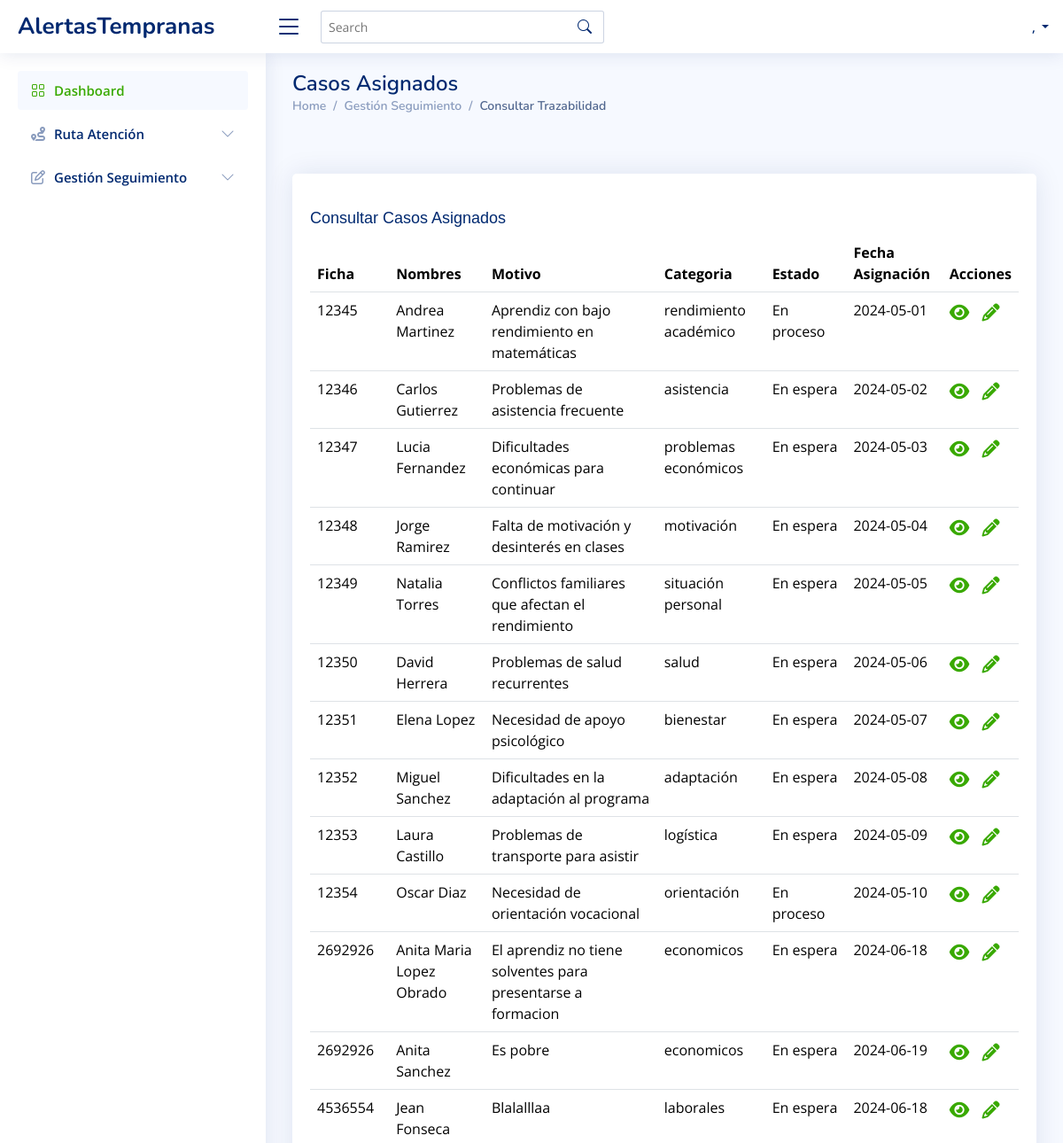
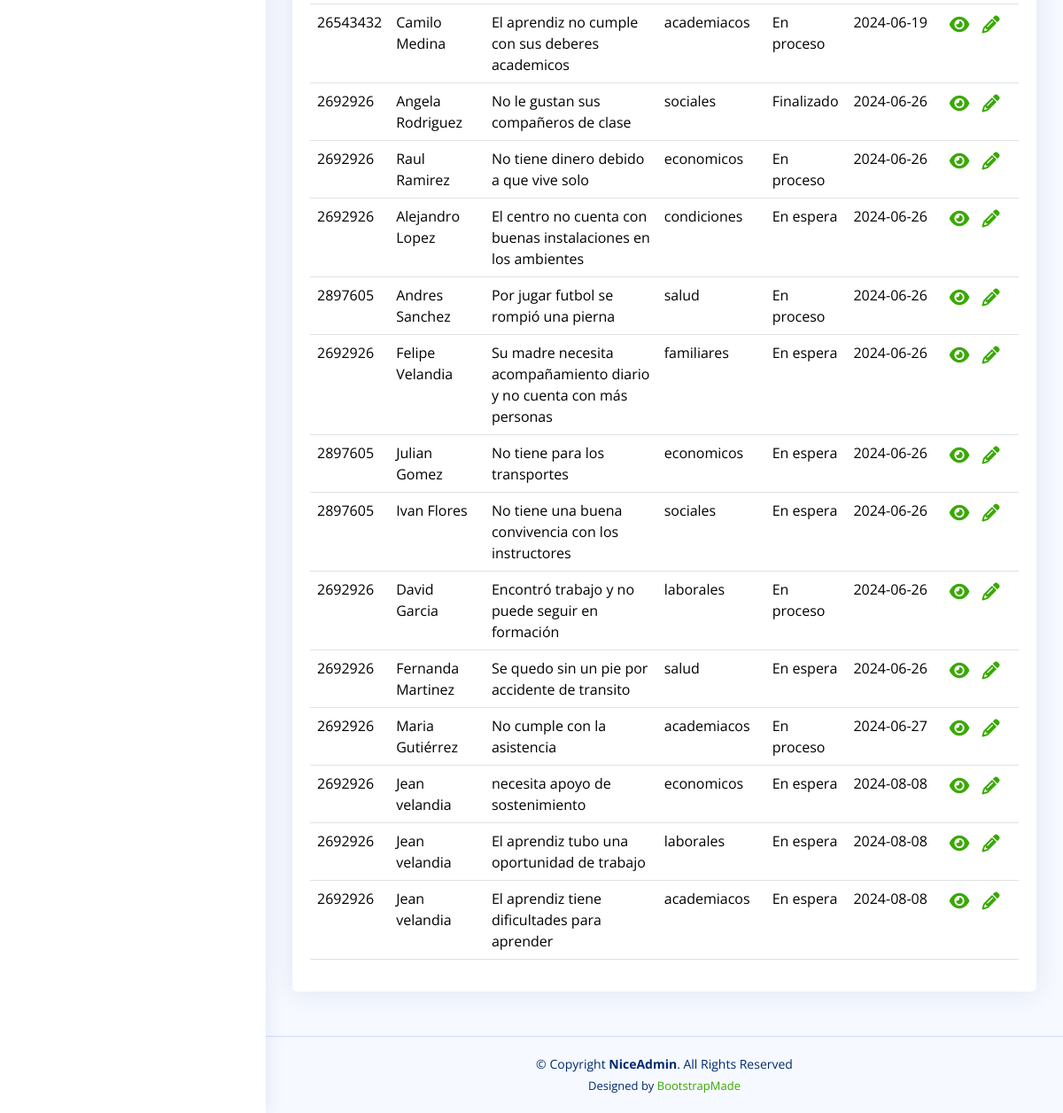
/Views/coordinador/consultarSeguimientoTotal.php, run on the app's committed database (2 pictures, top to bottom).
### tables this page shows
CREATE TABLE `casos` (
  `id` int(11) NOT NULL,
  `descripcion` text NOT NULL,
  `categoria` varchar(80) NOT NULL,
  `soporte` varchar(300) NOT NULL,
  `fecha` date NOT NULL,
  `estado` varchar(80) NOT NULL,
  `id_aprendiz` int(11) NOT NULL,
  `id_usuario` int(11) NOT NULL,
  `id_encargado` int(11) NOT NULL
);

CREATE TABLE `aprendiz` (
  `id` int(11) NOT NULL,
  `tipo_documento_aprendiz` varchar(20) NOT NULL,
  `documento` bigint(20) NOT NULL,
  `nombre` varchar(60) NOT NULL,
  `apellido` varchar(50) NOT NULL,
  `email` varchar(60) NOT NULL,
  `telefono` int(11) NOT NULL,
  `programa` varchar(50) NOT NULL,
  `ficha` varchar(30) NOT NULL,
  `id_usuario` int(11) NOT NULL
);

### Models/consultasCoordinador.php (called while the page is built, shortened)
<?php
class ConsultasCoordinador {
    public function consultarCasos(){
        $objConexion = new Conexion();
        $conexion = $objConexion->getConexion();
        $consultar= "SELECT c.id as identificador_caso, a.id as id_aprendiz, a.ficha, a.nombre, a.apellido, c.descripcion , c.categoria, c.fecha, c.estado FROM casos c JOIN aprendiz a ON c.id_aprendiz = a.id JOIN usuarios u ON c.id_encargado = u.id";
        $result= $conexion->prepare($consultar);
        $result->execute();
        $f= [];
        while($resultado = $result->fetch()){
            $f[] = $resultado;
        }
        return $f;
    }
}

### Controllers/coordinador/mostrar_info.php (the view, shortened to what this page needs)
<?php
require_once("../../Models/consultasCoordinador.php");
function cargarCasosTotales(){
  $objConsultas = new ConsultasCoordinador();
  $result = $objConsultas->consultarCasos();
  if (!isset($result)) {
      echo "<h2>No hay casos registrados</h2>";
  } else {
      foreach ($result as $f) {
          echo '
<tr>
                  <td>'.$f['ficha'].'</td>
                  <td>'.$f['nombre'].' '.$f['apellido'].'</td>
                  <td>'.$f['descripcion'].'</td>
                  <td>'.$f['categoria'].'</td>
                  <td>'.$f['estado'].'</td>
                  <td>'.$f['fecha'].'</td>
                  <td>
                  <a class="detalles1" href="../../Views/coordinador/mostrarCasoAsignado.php?id='. $f['identificador_caso'].'" ><i class="fa-solid fa-eye"></i></a>
                  <a class="detalles2" href="../../Views/coordinador/editarCaso.php?id='. $f['identificador_caso'].'"><i class="fa-solid fa-pencil"></i></a></td>
                </tr>
          ';
      }
  }
}
function cargarPerfilCordinador()
{
  $idUsuarios = $_SESSION["id"];
  $objConsultasAdmin = new ConsultasCoordinador();
  $f = $objConsultasAdmin->consultarUser($idUsuarios);
  echo '
        <li class="nav-item dropdown pe-3">
          <a class="nav-link nav-profile d-flex align-items-center pe-0" href="#" data-bs-toggle="dropdown">
            <span class="d-none d-md-block dropdown-toggle ps-2">' . $f["nombre"] .', '.$f["rol"].  '</span>
          </a>
          <ul class="dropdown-menu dropdown-menu-end dropdown-menu-arrow profile">
            <li class="dropdown-header">
              <h6>' . $f["nombre"] . '</h6>
              <span>' . $f["rol"] . '</span>
            </li>
            <li>
              <hr class="dropdown-divider">
            </li>
            <li>
              <a class="dropdown-item d-flex align-items-center" href="userProfileAdmin.php">
                <i class="bi bi-person"></i>
                <span>Mi perfil</span>
              </a>
            </li>
            <li>
              <hr class="dropdown-divider">
            </li>
            <li>
              <a class="dropdown-item d-flex align-items-center" href="users-profile.html">
                <i class="bi bi-gear"></i>
                <span>Configuración</span>
              </a>
            </li>
            <li>
              <hr class="dropdown-divider">
            </li>
            <li>
              <a class="dropdown-item d-flex align-items-center" href="pages-faq.html">
                <i class="bi bi-question-circle"></i>
                <span>¿Necesitas Ayuda?</span>
              </a>
            </li>
            <li>
              <hr class="dropdown-divider">
            </li>
            <li>
              <a class="dropdown-item d-flex align-items-center" href="../../Controllers/cerrarSesion.php">
                <i class="bi bi-box-arrow-right"></i>
                <span>Cerrar Sesión</span>
              </a>
            </li>
          </ul>
        </li>
    ';
}

### Views/coordinador/consultarSeguimientoTotal.php (shortened to what this page needs)
<?php
require_once("../../Controllers/coordinador/mostrar_info.php");
require_once("../../Models/consultasCoordinador.php");
?>
<!DOCTYPE html>
<html lang="en">
<head>
  <link rel="stylesheet" href="https://cdnjs.cloudflare.com/ajax/libs/font-awesome/6.5.1/css/all.min.css">
  <link href="assets/vendor/bootstrap/css/bootstrap.min.css" rel="stylesheet">
  <link href="assets/vendor/bootstrap-icons/bootstrap-icons.css" rel="stylesheet">
  <link href="assets/vendor/boxicons/css/boxicons.min.css" rel="stylesheet">
  <link href="assets/vendor/quill/quill.snow.css" rel="stylesheet">
  <link href="assets/vendor/quill/quill.bubble.css" rel="stylesheet">
  <link href="assets/vendor/remixicon/remixicon.css" rel="stylesheet">
  <link href="assets/vendor/simple-datatables/style.css" rel="stylesheet">
  <link href="https://cdn.datatables.net/v/bs5/jq-3.7.0/jszip-3.10.1/dt-2.0.3/b-3.0.1/b-html5-3.0.1/b-print-3.0.1/datatables.min.css" rel="stylesheet">
        <link href="assets/css/style.css" rel="stylesheet">
</head>
<body>
  <header id="header" class="header fixed-top d-flex align-items-center">
    <div class="d-flex align-items-center justify-content-between">
      <a href="index.html" class="logo d-flex align-items-center">
        <span class="d-none d-lg-block">AlertasTempranas</span>
      </a>
      <i class="bi bi-list toggle-sidebar-btn"></i>
    </div>
    <div class="search-bar">
      <form class="search-form d-flex align-items-center" method="POST" action="#">
        <input type="text" name="query" placeholder="Search" title="Enter search keyword">
        <button type="submit" title="Search"><i class="bi bi-search"></i></button>
      </form>
    </div>
    <nav class="header-nav ms-auto">
      <ul class="d-flex align-items-center">
        <?php
        cargarPerfilCordinador();
        ?>
      </ul>
    </nav>
  </header>
  <aside id="sidebar" class="sidebar">
    <ul class="sidebar-nav" id="sidebar-nav">
      <li class="nav-item">
        <a class="nav-link " href="index.php">
          <i class="bi bi-grid"></i>
          <span>Dashboard</span>
        </a>
      </li>
      <li class="nav-item">
        <a class="nav-link collapsed" data-bs-target="#ruta-nav" data-bs-toggle="collapse" href="index.php">
          <i class="fa-solid fa-route"></i><span>Ruta Atención</span><i class="bi bi-chevron-down ms-auto"></i>
        </a>
      </li>
      <li class="nav-item">
        <a class="nav-link collapsed" data-bs-target="#seguimiento-nav" data-bs-toggle="collapse" href="index.php">
          <i class="fa-regular fa-pen-to-square"></i><span>Gestión Seguimiento</span><i class="bi bi-chevron-down ms-auto"></i>
        </a>
      </li>
    </ul>
  </aside>
  <main id="main" class="main">
    <div class="pagetitle">
      <h1>Casos Asignados</h1>
      <nav>
        <ol class="breadcrumb">
          <li class="breadcrumb-item"><a href="index.php">Home</a></li>
          <li class="breadcrumb-item"><a href="index.php">Gestión Seguimiento</a></li>
          <li class="breadcrumb-item active">Consultar Trazabilidad</li>
        </ol>
      </nav>
    </div>
    <section class="section">
      <div class="row">
        <div class="col-lg-12">
          <div class="card tabla-consultar">
            <div class="card-body tabla-consultar">
              <h5 class="card-title">Consultar Casos Asignados</h5>
              <table id="TableSynchronize" class="table datatable">
                <thead>
                  <tr>
                    <th>Ficha</th>
                    <th>Nombres</th>
                    <th>Motivo</th>
                    <th>Categoria</th>
                    <th>Estado</th>
                    <th>Fecha Asignación</th>
                    <th>Acciones</th>
                  </tr>
                </thead>
                <tbody>
                <?php
                cargarCasosTotales();
                ?>
                </tbody>
              </table>
            </div>
          </div>
        </div>
      </div>
    </section>
  </main>
  <footer id="footer" class="footer">
    <div class="copyright">
      &copy; Copyright <strong><span>NiceAdmin</span></strong>. All Rights Reserved
    </div>
    <div class="credits">
      Designed by <a href="https://bootstrapmade.com/">BootstrapMade</a>
    </div>
  </footer>
</body>
</html>

### Views/coordinador/assets/css/style.css (style rules this page uses)
:root { scroll-behavior: smooth; --primary-color: #39A900; --secondary-color: #00324D; --complementary-color1: #385c57; --complementary-color2: #e6e6e6; --degrade: linear-gradient(#39a900, #A1D687, #fff); --font-size-titulos-h1: 48px; --font-size-titulos-h2: 40px; --font-size-titulos-h3: 32px; --font-size-titulos-h4: 24px; --font-size-parrafos: 24px; }
body { font-family: "Open Sans", sans-serif; background: #f6f9ff; color: #444444; }
a { color: var(--primary-color); text-decoration: none; }
h1, h2, h3, h4, h5, h6 { font-family: "Nunito", sans-serif; }
#main { margin-top: 60px; padding: 20px 30px; transition: all 0.3s; }
.pagetitle { margin-bottom: 10px; }
.pagetitle h1 { font-size: 24px; margin-bottom: 0; font-weight: 600; color: #012970; }
.card { margin-bottom: 30px; border: none; border-radius: 5px; box-shadow: 0px 0 30px rgba(1, 41, 112, 0.1); margin-top: 50px; }
.card-title { padding: 20px 0 0px 0; font-size: 18px; font-weight: 500; color: #012970; font-family: "Work Sans", sans-serif; }
.card-body { padding: 20px 20px 20px 20px; }
.breadcrumb { font-size: 14px; font-family: "Nunito", sans-serif; color: #899bbd; font-weight: 600; }
.breadcrumb a { color: #899bbd; transition: 0.3s; }
.breadcrumb .breadcrumb-item::before { color: #899bbd; }
.breadcrumb .active { color: #51678f; font-weight: 600; }
.logo { line-height: 1; }
@media (min-width: 1200px) { .logo { width: 280px; } }
.logo span { font-size: 26px; font-weight: 700; color: #012970; font-family: "Nunito", sans-serif; }
.header { transition: all 0.5s; z-index: 997; height: 60px; box-shadow: 0px 2px 20px rgba(1, 41, 112, 0.1); background-color: #fff; padding-left: 20px; }
.header .toggle-sidebar-btn { font-size: 32px; padding-left: 10px; cursor: pointer; color: #012970; }
.header .search-bar { min-width: 360px; padding: 0 20px; }
.header .search-form { width: 100%; }
.header .search-form input { border: 0; font-size: 14px; color: #012970; border: 1px solid rgba(1, 41, 112, 0.2); padding: 7px 38px 7px 8px; border-radius: 3px; transition: 0.3s; width: 100%; }
.header .search-form button { border: 0; padding: 0; margin-left: -30px; background: none; }
.header .search-form button i { color: #012970; }
.header-nav ul { list-style: none; }
.header-nav>ul { margin: 0; padding: 0; }
.header-nav .nav-profile { color: #012970; }
.header-nav .nav-profile span { font-size: 14px; font-weight: 600; }
.sidebar { position: fixed; top: 60px; left: 0; bottom: 0; width: 300px; z-index: 996; transition: all 0.3s; padding: 20px; overflow-y: auto; scrollbar-width: thin; scrollbar-color: #aab7cf transparent; box-shadow: 0px 0px 20px rgba(1, 41, 112, 0.1); background-color: #fff; }
@media (min-width: 1200px) { #main, #footer { margin-left: 300px; } }
.sidebar-nav { padding: 0; margin: 0; list-style: none; }
.sidebar-nav li { padding: 0; margin: 0; list-style: none; }
.sidebar-nav .nav-item { margin-bottom: 5px; }
.sidebar-nav .nav-link { display: flex; align-items: center; font-size: 15px; font-weight: 600; color: #39A900; transition: 0.3; background: #f6f9ff; padding: 10px 15px; border-radius: 4px; }
.sidebar-nav .nav-link i { font-size: 16px; margin-right: 10px; color: #39A900; }
.sidebar-nav .nav-link.collapsed { color: #012970; background: #fff; }
.sidebar-nav .nav-link.collapsed i { color: #899bbd; }
.sidebar-nav .nav-link .bi-chevron-down { margin-right: 0; transition: transform 0.2s ease-in-out; }
.footer { padding: 20px 0; font-size: 14px; transition: all 0.3s; border-top: 1px solid #cddfff; }
.footer .copyright { text-align: center; color: #012970; }
.footer .credits { padding-top: 5px; text-align: center; font-size: 13px; color: #012970; }
.detalles1 { color: #39A900; font-size: 20px; text-decoration: none; margin-right: 5px; }
.detalles2 { color: #39A900; font-size: 20px; text-decoration: none; margin-left: 5px; }

### data on the page
casos: id_aprendiz.ficha "12345", id_aprendiz.nombre "Andrea", id_aprendiz.apellido "Martinez", descripcion "Aprendiz con bajo rendimiento en matemáticas", categoria "rendimiento académico", estado "En proceso", fecha "2024-05-01"
casos: id_aprendiz.ficha "12346", id_aprendiz.nombre "Carlos", id_aprendiz.apellido "Gutierrez", descripcion "Problemas de asistencia frecuente", categoria "asistencia", estado "En espera", fecha "2024-05-02"
casos: id_aprendiz.ficha "12347", id_aprendiz.nombre "Lucia", id_aprendiz.apellido "Fernandez", descripcion "Dificultades económicas para continuar", categoria "problemas económicos", estado "En espera", fecha "2024-05-03"
casos: id_aprendiz.ficha "12348", id_aprendiz.nombre "Jorge", id_aprendiz.apellido "Ramirez", descripcion "Falta de motivación y desinterés en clases", categoria "motivación", estado "En espera", fecha "2024-05-04"
casos: id_aprendiz.ficha "12349", id_aprendiz.nombre "Natalia", id_aprendiz.apellido "Torres", descripcion "Conflictos familiares que afectan el rendimiento", categoria "situación personal", estado "En espera", fecha "2024-05-05"
casos: id_aprendiz.ficha "12350", id_aprendiz.nombre "David", id_aprendiz.apellido "Herrera", descripcion "Problemas de salud recurrentes", categoria "salud", estado "En espera", fecha "2024-05-06"
casos: id_aprendiz.ficha "12351", id_aprendiz.nombre "Elena", id_aprendiz.apellido "Lopez", descripcion "Necesidad de apoyo psicológico", categoria "bienestar", estado "En espera", fecha "2024-05-07"
casos: id_aprendiz.ficha "12352", id_aprendiz.nombre "Miguel", id_aprendiz.apellido "Sanchez", descripcion "Dificultades en la adaptación al programa", categoria "adaptación", estado "En espera", fecha "2024-05-08"
casos: id_aprendiz.ficha "12353", id_aprendiz.nombre "Laura", id_aprendiz.apellido "Castillo", descripcion "Problemas de transporte para asistir", categoria "logística", estado "En espera", fecha "2024-05-09"
casos: id_aprendiz.ficha "12354", id_aprendiz.nombre "Oscar", id_aprendiz.apellido "Diaz", descripcion "Necesidad de orientación vocacional", categoria "orientación", estado "En proceso", fecha "2024-05-10"
casos: id_aprendiz.ficha "2692926", id_aprendiz.nombre "Anita Maria", id_aprendiz.apellido "Lopez Obrado", descripcion "El aprendiz no tiene solventes para presentarse a formacion", categoria "economicos", estado "En espera", fecha "2024-06-18"
casos: id_aprendiz.ficha "2692926", id_aprendiz.nombre "Anita", id_aprendiz.apellido "Sanchez", descripcion "Es pobre", categoria "economicos", estado "En espera", fecha "2024-06-19"
casos: id_aprendiz.ficha "4536554", id_aprendiz.nombre "Jean", id_aprendiz.apellido "Fonseca", descripcion "Blalalllaa", categoria "laborales", estado "En espera", fecha "2024-06-18"
casos: id_aprendiz.ficha "26543432", id_aprendiz.nombre "Camilo", id_aprendiz.apellido "Medina", descripcion "El aprendiz no cumple con sus deberes academicos", categoria "academiacos", estado "En proceso", fecha "2024-06-19"
casos: id_aprendiz.ficha "2692926", id_aprendiz.nombre "Angela", id_aprendiz.apellido "Rodriguez", descripcion "No le gustan sus compañeros de clase", categoria "sociales", estado "Finalizado", fecha "2024-06-26"
casos: id_aprendiz.ficha "2692926", id_aprendiz.nombre "Raul", id_aprendiz.apellido "Ramirez", descripcion "No tiene dinero debido a que vive solo", categoria "economicos", estado "En proceso", fecha "2024-06-26"
casos: id_aprendiz.ficha "2692926", id_aprendiz.nombre "Alejandro", id_aprendiz.apellido "Lopez", descripcion "El centro no cuenta con buenas instalaciones en los ambientes", categoria "condiciones", estado "En espera", fecha "2024-06-26"
casos: id_aprendiz.ficha "2897605", id_aprendiz.nombre "Andres", id_aprendiz.apellido "Sanchez", descripcion "Por jugar futbol se rompió una pierna", categoria "salud", estado "En proceso", fecha "2024-06-26"
casos: id_aprendiz.ficha "2692926", id_aprendiz.nombre "Felipe", id_aprendiz.apellido "Velandia", descripcion "Su madre necesita acompañamiento diario y no cuenta con más personas", categoria "familiares", estado "En espera", fecha "2024-06-26"
casos: id_aprendiz.ficha "2897605", id_aprendiz.nombre "Julian", id_aprendiz.apellido "Gomez", descripcion "No tiene para los transportes", categoria "economicos", estado "En espera", fecha "2024-06-26"
casos: id_aprendiz.ficha "2897605", id_aprendiz.nombre "Ivan", id_aprendiz.apellido "Flores", descripcion "No tiene una buena convivencia con los instructores", categoria "sociales", estado "En espera", fecha "2024-06-26"
casos: id_aprendiz.ficha "2692926", id_aprendiz.nombre "David", id_aprendiz.apellido "Garcia", descripcion "Encontró trabajo y no puede seguir en formación", categoria "laborales", estado "En proceso", fecha "2024-06-26"
casos: id_aprendiz.ficha "2692926", id_aprendiz.nombre "Fernanda", id_aprendiz.apellido "Martinez", descripcion "Se quedo sin un pie por accidente de transito", categoria "salud", estado "En espera", fecha "2024-06-26"
casos: id_aprendiz.ficha "2692926", id_aprendiz.nombre "Maria", id_aprendiz.apellido "Gutiérrez", descripcion "No cumple con la asistencia", categoria "academiacos", estado "En proceso", fecha "2024-06-27"
casos: id_aprendiz.ficha "2692926", id_aprendiz.nombre "Jean", id_aprendiz.apellido "velandia", descripcion "necesita apoyo de sostenimiento", categoria "economicos", estado "En espera", fecha "2024-08-08"
casos: id_aprendiz.ficha "2692926", id_aprendiz.nombre "Jean", id_aprendiz.apellido "velandia", descripcion "El aprendiz tubo una oportunidad de trabajo", categoria "laborales", estado "En espera", fecha "2024-08-08"
casos: id_aprendiz.ficha "2692926", id_aprendiz.nombre "Jean", id_aprendiz.apellido "velandia", descripcion "El aprendiz tiene dificultades para aprender", categoria "academiacos", estado "En espera", fecha "2024-08-08"
